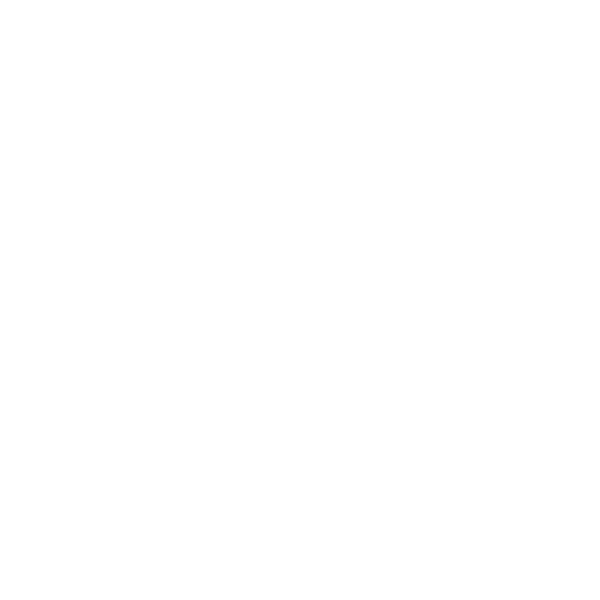
Frame 1 (no input)
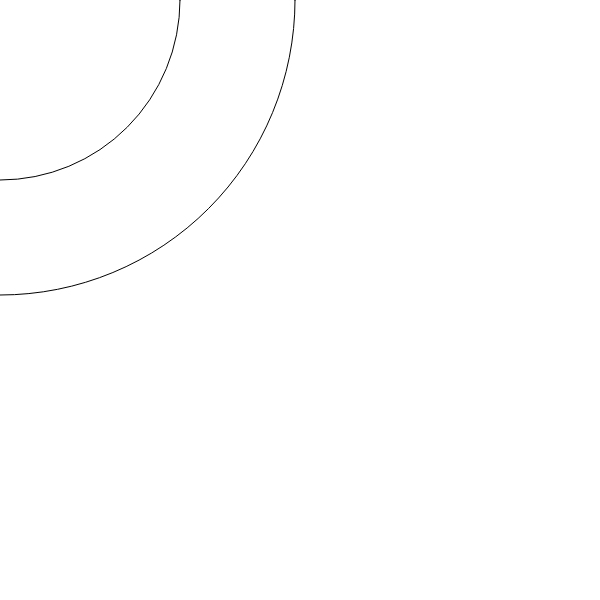
Frame 60 (no input)
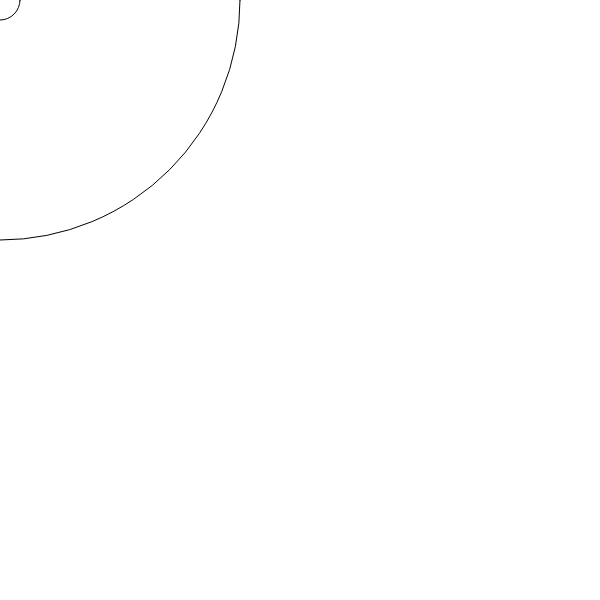
Frame 120 (the mouse pressed at the canvas centre since frame 60)

The p5.js sketch that drew these frames (run headless with seeded random() and noise() and a simulated clock; from frame 60 on, the mouse is pressed at the canvas centre):

// p5.js sketch
// ── sketch.js
function setup() {
  createCanvas(600,600);
}
var a=0,b=-50;
var x,y;
var c;

function draw() {
  background(255);
//    scale(a);
 sirkle(0,0);
 sirkle1(0,0);
 //sirkle(0,0,(a-10));
//  ellipse(300,300,b,b);
  b+=10;
  
}

function sirkle(x,y){
  ellipse(x,y,a,a);
  a+=10;
  if(a>700)
  {
    a=0;
  }
}
function sirkle1(x,y){
  if(b>0)
  {
  ellipse(x,y,b,b);
  }
  b+=10;
  if(b>700)
  {
   b=-50;
  }
}
